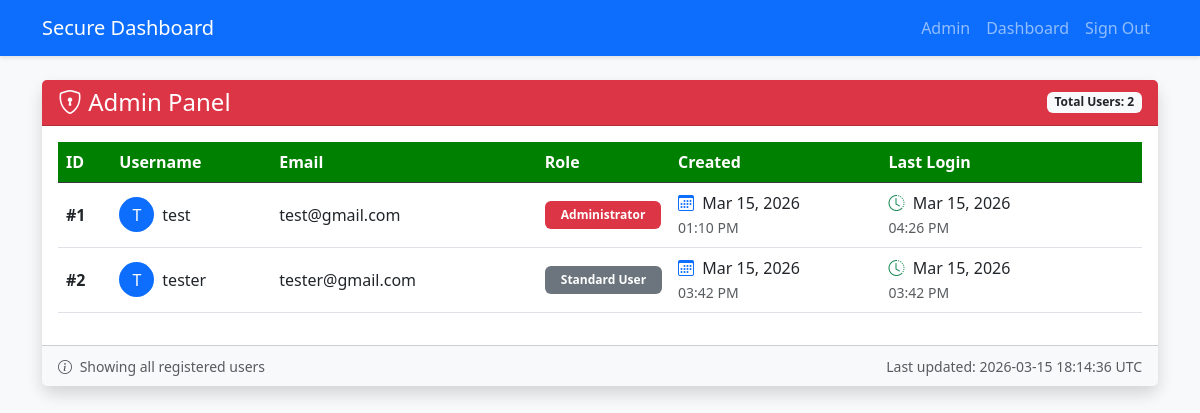
The page /admin (signed in) on the database its author committed.
### app.py (models this page shows, shortened)
class User(UserMixin, db.Model):
    id = db.Column(db.Integer, primary_key=True)
    username = db.Column(db.String(80), unique=True, nullable=False)
    email = db.Column(db.String(120), unique=True, nullable=False)
    password_hash = db.Column(db.String(200), nullable=False)
    created_at = db.Column(db.DateTime, default=datetime.utcnow)
    last_login = db.Column(db.DateTime)
    role = db.Column(db.String(20), default='user')

### app.py (the view)
@app.route('/admin')
@login_required
@admin_required
def admin_panel():
    users = User.query.all()
    now = datetime.utcnow()
    return render_template('admin.html', users=users, now=now)

### app.py (called while the page is built)
@login_manager.user_loader
def load_user(user_id):
    return User.query.get(int(user_id))

def admin_required(f):
    @wraps(f)
    def decorated_function(*args, **kwargs):
        if not current_user.is_authenticated:
            flash('Please sign in to access this page.', 'warning')
            return redirect(url_for('signin'))
        if current_user.role != 'admin':
            flash('You need admin privileges to access this page.', 'danger')
            return redirect(url_for('dashboard'))
        return f(*args, **kwargs)
    return decorated_function

### templates/admin.html (shortened to what this page needs)
{% extends "base.html" %}
{% block content %}
<div class="row">
    <div class="col-md-12">
        <div class="card shadow mb-4">
            <div class="card-header bg-danger text-white d-flex justify-content-between align-items-center">
                <h4 class="mb-0"><i class="bi bi-shield-lock"></i> Admin Panel</h4>
                <span class="badge bg-light text-dark">Total Users: {{ users|length }}</span>
            </div>
            <div class="card-body">
                <div class="table-responsive">
                    <table class="table table-hover align-middle">
                        <thead class="table-dark">
                            <tr>
                                <th scope="col" style="width: 5%">ID</th>
                                <th scope="col" style="width: 15%">Username</th>
                                <th scope="col" style="width: 25%">Email</th>
                                <th scope="col" style="width: 10%">Role</th>
                                <th scope="col" style="width: 20%">Created</th>
                                <th scope="col" style="width: 25%">Last Login</th>
                            </tr>
                        </thead>
                        <tbody>
                            {% for user in users %}
                            <tr>
                                <td><span class="fw-bold">#{{ user.id }}</span></td>
                                <td>
                                    <div class="d-flex align-items-center">
                                        <div class="bg-primary text-white rounded-circle d-flex justify-content-center align-items-center me-2"
                                             style="width: 35px; height: 35px; font-size: 16px;">
                                            {{ user.username[0]|upper }}
                                        </div>
                                        <div>{{ user.username }}</div>
                                    </div>
                                </td>
                                <td>{{ user.email }}</td>
                                <td>
                                    {% if user.role == 'admin' %}
                                        <span class="badge bg-danger px-3 py-2">Administrator</span>
                                    {% else %}
                                        <span class="badge bg-secondary px-3 py-2">Standard User</span>
                                    {% endif %}
                                </td>
                                <td>
                                    <i class="bi bi-calendar3 text-primary me-1"></i>
                                    {{ user.created_at.strftime('%b %d, %Y') }}
                                    <br>
                                    <small class="text-muted">{{ user.created_at.strftime('%I:%M %p') }}</small>
                                </td>
                                <td>
                                    {% if user.last_login %}
                                        <i class="bi bi-clock-history text-success me-1"></i>
                                        {{ user.last_login.strftime('%b %d, %Y') }}
                                        <br>
                                        <small class="text-muted">{{ user.last_login.strftime('%I:%M %p') }}</small>
                                    {% else %}
                                        <span class="text-muted fst-italic">
                                            <i class="bi bi-dash-circle me-1"></i>Never logged in
                                        </span>
                                    {% endif %}
                                </td>
                            </tr>
                            {% endfor %}
                        </tbody>
                    </table>
                </div>
            </div>
            <div class="card-footer text-muted bg-light">
                <div class="row">
                    <div class="col-md-6">
                        <small><i class="bi bi-info-circle me-1"></i> Showing all registered users</small>
                    </div>
                    <div class="col-md-6 text-end">
                        <small>Last updated: {{ now.strftime('%Y-%m-%d %H:%M:%S') }} UTC</small>
                    </div>
                </div>
            </div>
        </div>
    </div>
</div>
{% endblock %}

### static/css/style.css (style rules this page uses)
body { background-color: #f8f9fa; min-height: 100vh; }
.card { border: none; border-radius: 10px; transition: transform 0.2s; }
.table th { width: 40%; background-color: green; }

### rows shown on the page
User: id "1", username "T", username "test", email "test@gmail.com", role "Administrator", created_at "Mar 15, 2026", created_at "01:10 PM", last_login "Mar 15, 2026", last_login "04:26 PM"
User: id "2", username "T", username "tester", email "tester@gmail.com", role "Standard User", created_at "Mar 15, 2026", created_at "03:42 PM", last_login "Mar 15, 2026", last_login "03:42 PM"

### other values the page prints
{{ users|length }} "2"
